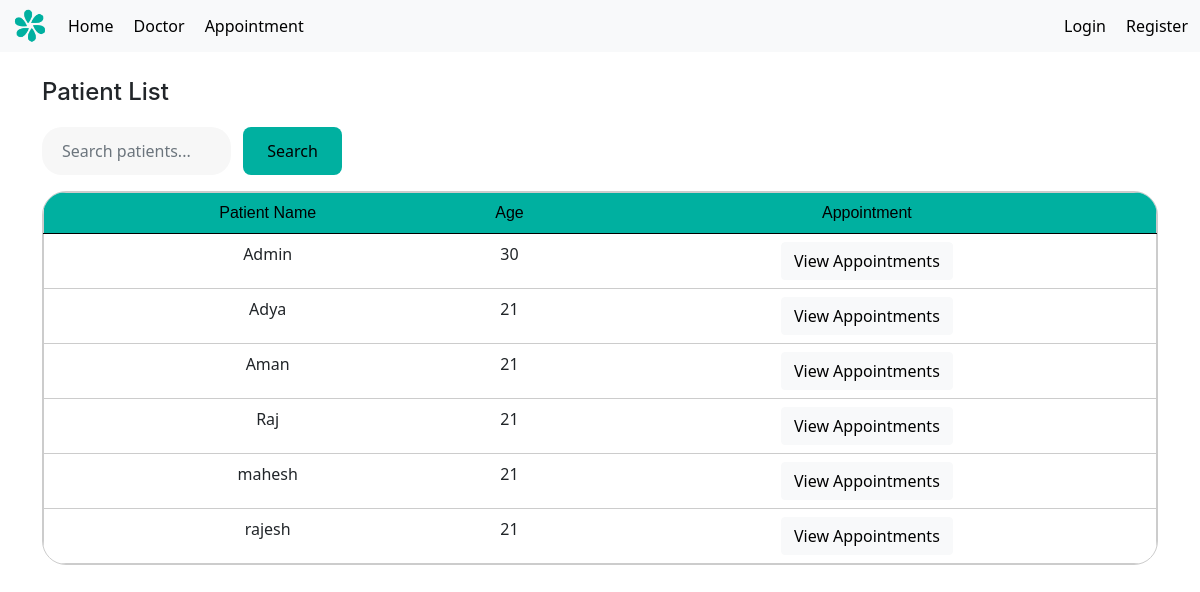
Page /patient on the committed database.
### models.py (models this page shows, shortened)
class patient(UserMixin, db.Model):
    id = db.Column(db.Integer, primary_key=True)
    username = db.Column(db.String(100), unique=True, nullable=False)
    name = db.Column(db.String(100), nullable=False)
    age = db.Column(db.Integer, nullable=False)
    password = db.Column(db.String(200), nullable=False)
    appointments = db.relationship('appointment', back_populates='patient', lazy=True)
    is_admin = db.Column(db.Boolean, default=False)
    is_doctor = db.Column(db.Boolean, default=False)

### app.py (the view)
@app.route('/patient', methods=['GET', 'POST'])
def Patient():
    q = request.args.get("q", "")  # get search text, default empty
    if q:
        pat = patient.query.filter(
            (patient.name.ilike(f"%{q}%")) |
            (patient.username.ilike(f"%{q}%"))
        ).all()
    else:
        pat = patient.query.all()
    return render_template('patient.html', patient=pat)

### app.py (called while the page is built)
@app.context_processor
def inject_user():
    return dict(current_user=current_user, request = request)

### templates/patient.html
{% extends 'layout.html' %}
{% block content %}
<h1 style="margin-bottom: 20px;">Patient List</h1>
 <form method="GET" class="mb-3" style="display:flex; gap:12px; width: 300px;">
    <input type="text" name="q"
           class="form-control"
           placeholder="Search patients..."
           value="{{ q }}">
    <button class="btn btn-primary">Search</button>
</form>
<div class="flex-column mx-auto gap-16p" style = "align-items: center; display: flex">
<div style=" border: 1px solid #ccc; border-radius: 24px; width: 100%; overflow: clip;">
<table class="table" style="text-align: center; padding: 20px; border: 1px solid #ccc; margin-bottom: 0px;">
  <thead class="thead-darky">
    <tr>
        <th scope="col"></th>
        <th scope="col">Patient Name</th>
        <th scope="col">Age</th>
        <th scope="col">Appointment</th>
    </tr>
  </thead>
  <tbody>
      {% for p in patient %}
      <tr class="table-row-link">
          <td><a href="{{ url_for('patient_profile', patient_id=p.id) }}"></a></td>
          <td><a href="{{ url_for('patient_profile', patient_id=p.id) }}">{{ p.name }}</a></td>
          <td><a href="{{ url_for('patient_profile', patient_id=p.id) }}">{{ p.age }}</a></td>
          <td>
              <a href="{{ url_for('patient_profile', patient_id=p.id) }}">
                  <button type="button" class="btn-light btn">View Appointments</button>
              </a>
      </tr>
      {% endfor %}
  </tbody>
</table>
</div>
</div>
{% endblock %}

### static/styles.css (style rules this page uses)
.thead-darky { background-color: #00B0A0; color: black; font-weight: 400; border-style: none; font-family: 'Arial', sans-serif; }
table { text-align: center; }
.thead-darky th { font-weight: 400; font-size: 16px; }
form .btn-primary { background-color: #00B0A0; border-radius: 8px; border-color: transparent; width: 50%; color: black; }
.flex-column { display: flex; flex-direction: column; }
.gap-16p { gap: 16px !important; }
h1, h2, h3, h4, h5, h6 { font-family: "inter", sans-serif; }
h1 { font-size: 24px !important; font-weight: 700; }
form .form-control { border-radius: 20px; border: transparent; padding-left: 20px; padding-top: 12px; padding-bottom: 12px; background-color: #F7F7F7; }
.table-row-link a { text-decoration: none !important; color: inherit !important; }

### rows in the picture
patient: name "Admin", age "30"
patient: name "Adya", age "21"
patient: name "Aman", age "21"
patient: name "Raj", age "21"
patient: name "mahesh", age "21"
patient: name "rajesh", age "21"
